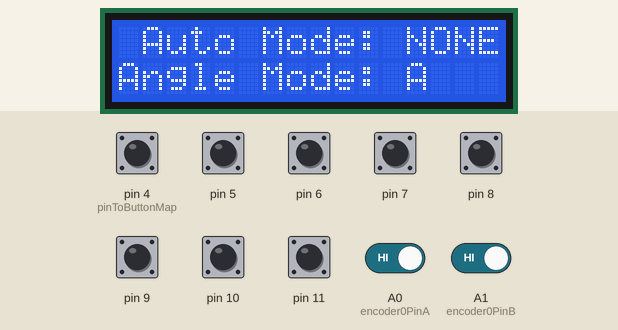
A sketch run on a simulated Arduino Leonardo, built with avr-gcc and run on an emulated ATmega32U4. On the bench: 16×2 character LCD. Inputs (shaded band) come from the test bench; at power-on: A0 (encoder0PinA), A1 (encoder0PinB), pin 4 (pinToButtonMap), pin 5–11 HIGH. USB keyboard and mouse output is not drawn; what the sketch prints to the serial monitor is not drawn.

Above: at 2.2 s.
2.3 s: pin 4 (pinToButtonMap) pulled LOW for 0.15 s
At 3.5 s:
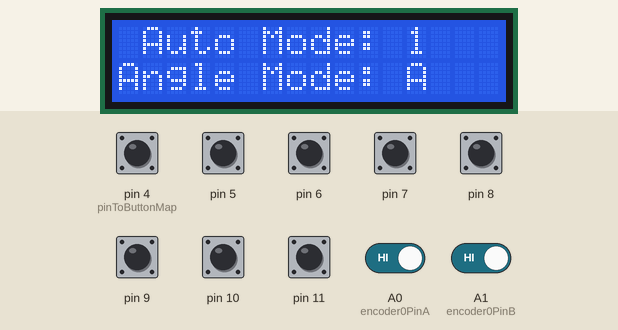
3.9 s: pin 8 pulled LOW for 0.15 s
At 5.0 s:
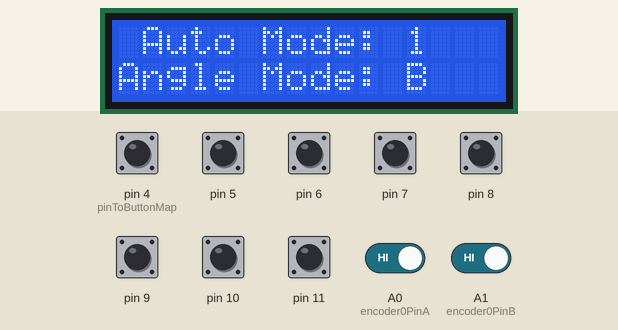
5.5 s: pin 6 pulled LOW for 0.15 s
At 6.2 s:
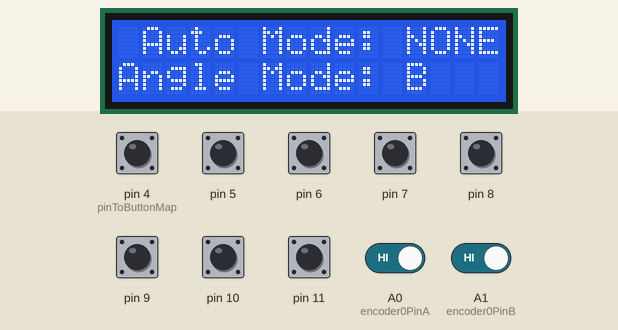
7.1 s: pin 5 pulled LOW for 0.15 s
At 7.5 s:
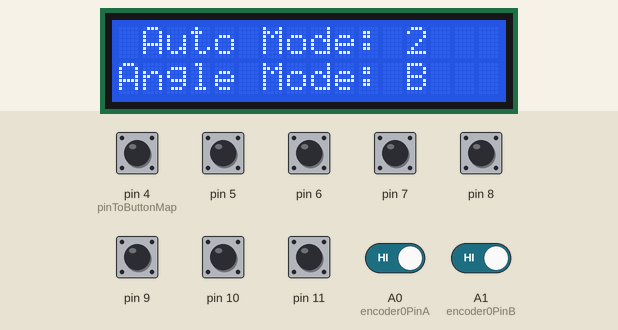
8.7 s: pin 7 pulled LOW for 0.15 s
At 9.9 s:
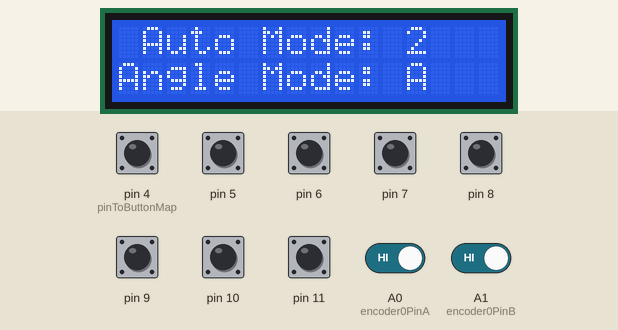
Timing chart, 0 to 11.7 s (numbered marks = the images above; inputs shaded):
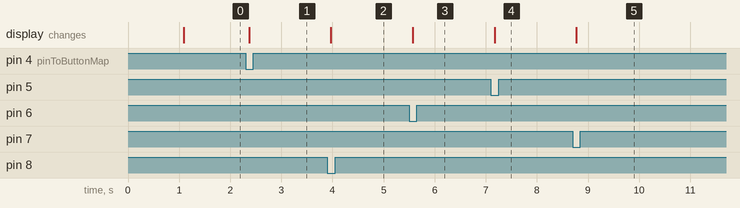

Measured:
- after the input at 2.3 s, the display: changes after 0.07 s (image 1)
- after the input at 3.9 s, the display: changes after 0.07 s (image 2)
- after the input at 5.5 s, the display: changes after 0.07 s (image 3)
- after the input at 7.1 s, the display: changes after 0.07 s (image 4)
- after the input at 8.7 s, the display: changes after 0.07 s (image 5)

The sketch:

CustomDriverBoard_v0.4.ino
```cpp
// v0.4
// TODO Add global variable for # of buttons.
//
// Sketch to connect a custom driver board
// as an emulated joystick.
//
// by Kai Borah (Team 3620)
//
// Joystick library by Matthew Heironimus
// - https://github.com/MHeironimus/ArduinoJoystickLibrary
//-----------------------------------------------------------

// Joystick Library
#include <Joystick.h>

// LCD Libraries
#include "Wire.h"
#include "Adafruit_LiquidCrystal.h"

// Enable or disable button toggling.
int toggleMode = true;

// Encoder variables
int val;
int encoder0PinA = A0;
int encoder0PinB = A1;
int encoder0Pos = 0;
int encoder0PinALast = LOW;
int n = LOW;

//i2c LCD connection
Adafruit_LiquidCrystal lcd(0);

void setup() {
  // Button pins connected on 4-8
  pinMode(4, INPUT_PULLUP);
  pinMode(5, INPUT_PULLUP);
  pinMode(6, INPUT_PULLUP);
  pinMode(7, INPUT_PULLUP);
  pinMode(8, INPUT_PULLUP);
  pinMode(9, INPUT_PULLUP);
  pinMode(10, INPUT_PULLUP);
  pinMode(11, INPUT_PULLUP);

  // Start reading joystick.
  Joystick.begin(true);
  delay(1000);

  // Starts with button #1 (button 0) set true.
  for (int j = 0; j < 8; j++) {
          Joystick.setButton(j, false);
        }
        Joystick.setButton(0, true);

  // Encoder pins
  pinMode (encoder0PinA, INPUT_PULLUP);
  pinMode (encoder0PinB, INPUT_PULLUP);
  Serial.begin (115200);

  lcd.begin(16, 2);
  // Put LCD message here
  lcd.print(" Auto Mode: NONE");
  lcd.setCursor(0, 1);
  lcd.print("Angle Mode: A");
}

// Constant that maps the phyical pin to the joystick button.
// Put the first pin number here.
const int pinToButtonMap = 4;

// Put number of buttons and last state for each one here.
int lastButtonState[8] = {false,false,false,false,false,false,false,false};


void loop() {

  // Read button pin values.
  for (int index = 0; index < 8; index++) {
    int currentButtonState = !digitalRead(index + pinToButtonMap);
    if (currentButtonState != lastButtonState[index]) {
      // Physical button state changed.
      if (toggleMode) {
        if (currentButtonState) {
          // Physical button is depressed.
          for (int j = 0; j < 8; j++) {
            Joystick.setButton(j, false);
          }
          Joystick.setButton(index, true);
        }
      }
      else {
        Joystick.setButton(index, currentButtonState);
      }
      lastButtonState[index] = currentButtonState;
    }
  }

  // Read the encoder.
  n = digitalRead(encoder0PinA);
   if ((encoder0PinALast == LOW) && (n == HIGH)) {
     if (digitalRead(encoder0PinB) == LOW) {
       encoder0Pos--;
     } else {
       encoder0Pos++;
     }
     Serial.print (encoder0Pos);
     Serial.print ("/");
   }
   encoder0PinALast = n;

   //Run LCD loop
  /*lcd.setCursor(4, 1);
  lcd.print("(-^_^ )-");
  delay(500);
  lcd.setCursor(4, 1);
  lcd.print("        ");
  lcd.setCursor(3, 1);
  lcd.print("-( ^_^-)");
  delay(500);
  lcd.setCursor(3, 1);
  lcd.print("       ");*/
  for (int index = 0; index < 5; index++) {
    if (!digitalRead(4)) {
      lcd.setCursor(12, 0);
      lcd.print("1   ");
    }
    if (!digitalRead(5)) {
      lcd.setCursor(12, 0);
      lcd.print("2   ");
    }
    if (!digitalRead(6)) {
      lcd.setCursor(12, 0);
      lcd.print("NONE");
    }
    if (!digitalRead(7)) {
      lcd.setCursor(12, 1);
      lcd.print("A   ");
    }
    if (!digitalRead(8)) {
      lcd.setCursor(12, 1);
      lcd.print("B   ");
    }
  }

  delay(50);
}
```
